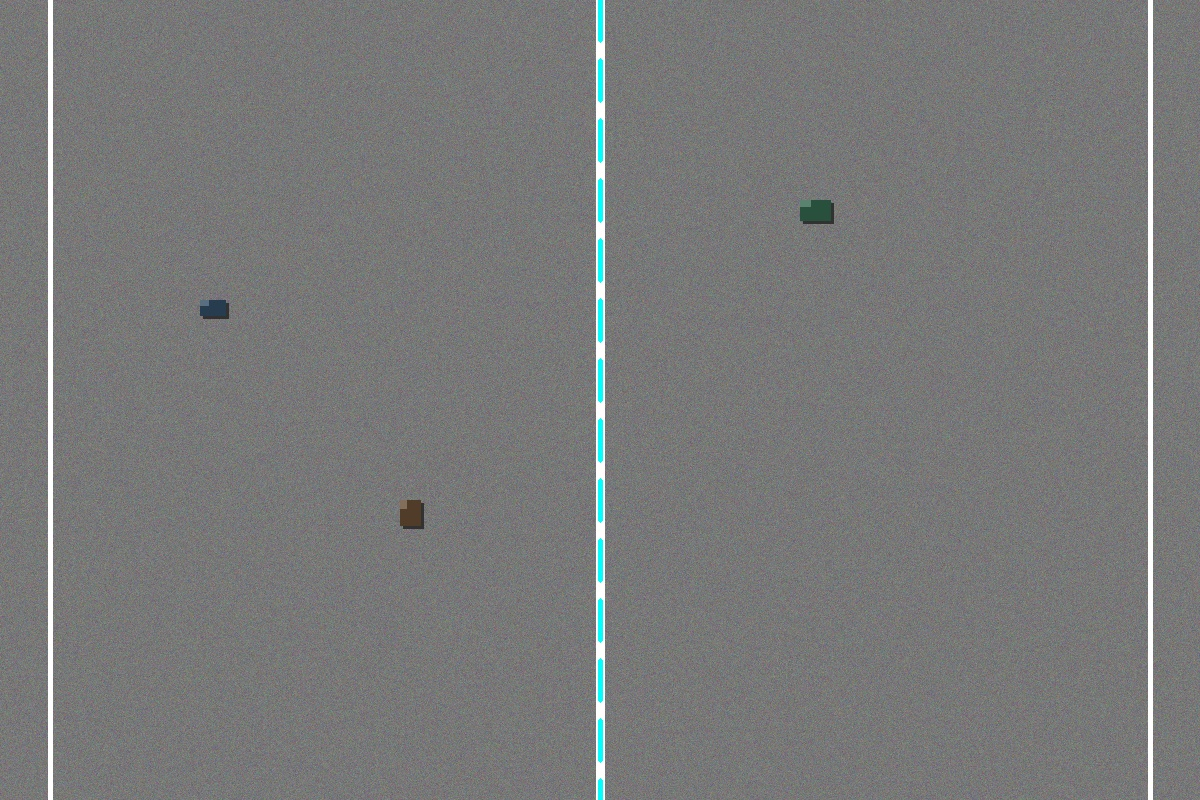
#> input picture images/runway1.jpg, 1200 x 800 px
$ python -i preprocessing.py   (imports and definitions only)
#> lines starting #> are read from the running program, lines starting #| are printed output that depends on the picture; after the words box and inside, x2 and y2 are one past the last pixel; in counts of white or black regions, pixels touching at a corner belong together
#> further down, picture is the input picture: shape (800, 1200, 3); mean B, G, R 121.5, 121.5, 120.7
"""
Image Preprocessing Module
Handles image preprocessing operations for runway obstacle detection
"""

import cv2
import numpy as np

def preprocess_image(image):
    """
    Preprocess the input image for obstacle detection

    Args:
        image: Input BGR image from OpenCV

    Returns:
        processed_image: Binary image ready for contour detection
    """

    # Step 1: Convert to grayscale
    # Reduces computational complexity and focuses on intensity variations
    gray = cv2.cvtColor(image, cv2.COLOR_BGR2GRAY)

    # Step 2: Apply Gaussian blur
    # Reduces noise and smooths the image for better edge detection
    blurred = cv2.GaussianBlur(gray, (5, 5), 0)

    # Step 3: Apply adaptive thresholding
    # Creates binary image that adapts to local lighting conditions
    # This is better than simple thresholding for varying lighting
    thresh = cv2.adaptiveThreshold(
        blurred,
        255,
        cv2.ADAPTIVE_THRESH_GAUSSIAN_C,
        cv2.THRESH_BINARY_INV,
        11,
        2
    )
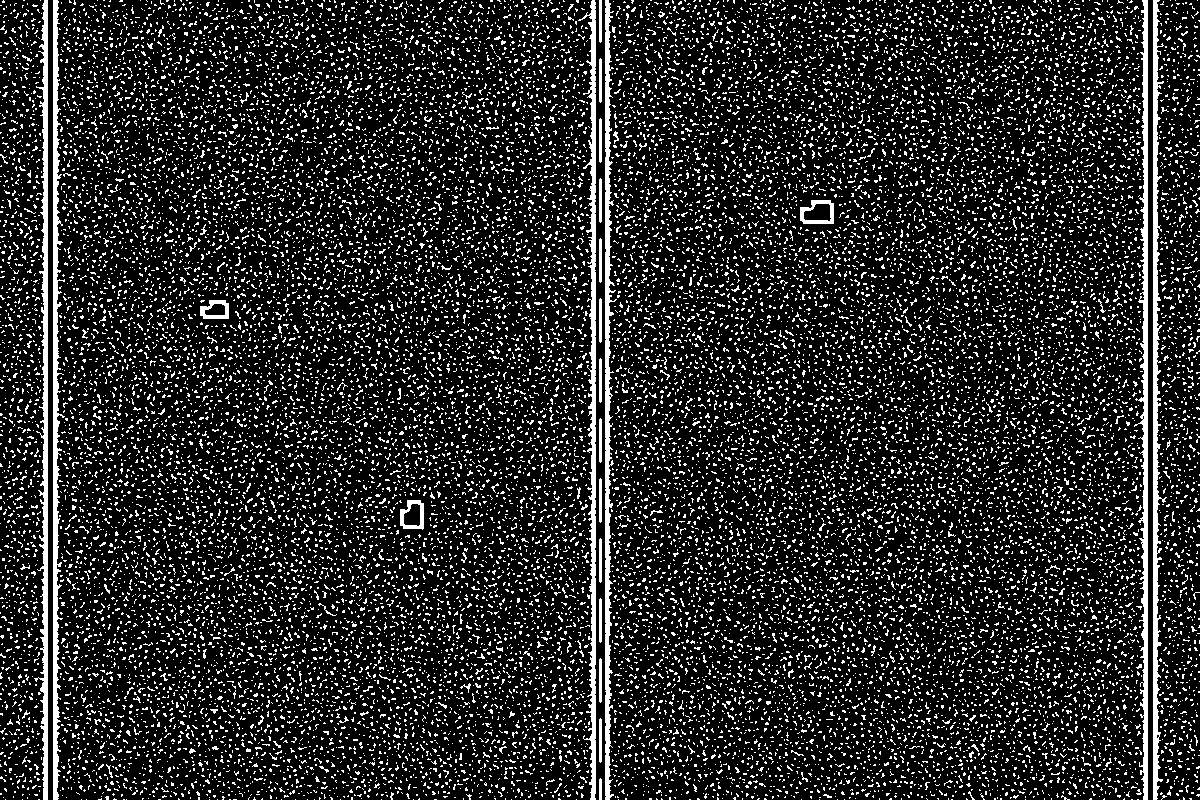
#> thresh: shape (800, 1200); 15.3% white in thin lines or dots

    # Step 4: Apply morphological operations
    # Remove small noise and fill gaps in detected objects
    kernel = np.ones((3, 3), np.uint8)

    # Opening: erosion followed by dilation (removes small noise)
    opened = cv2.morphologyEx(thresh, cv2.MORPH_OPEN, kernel)
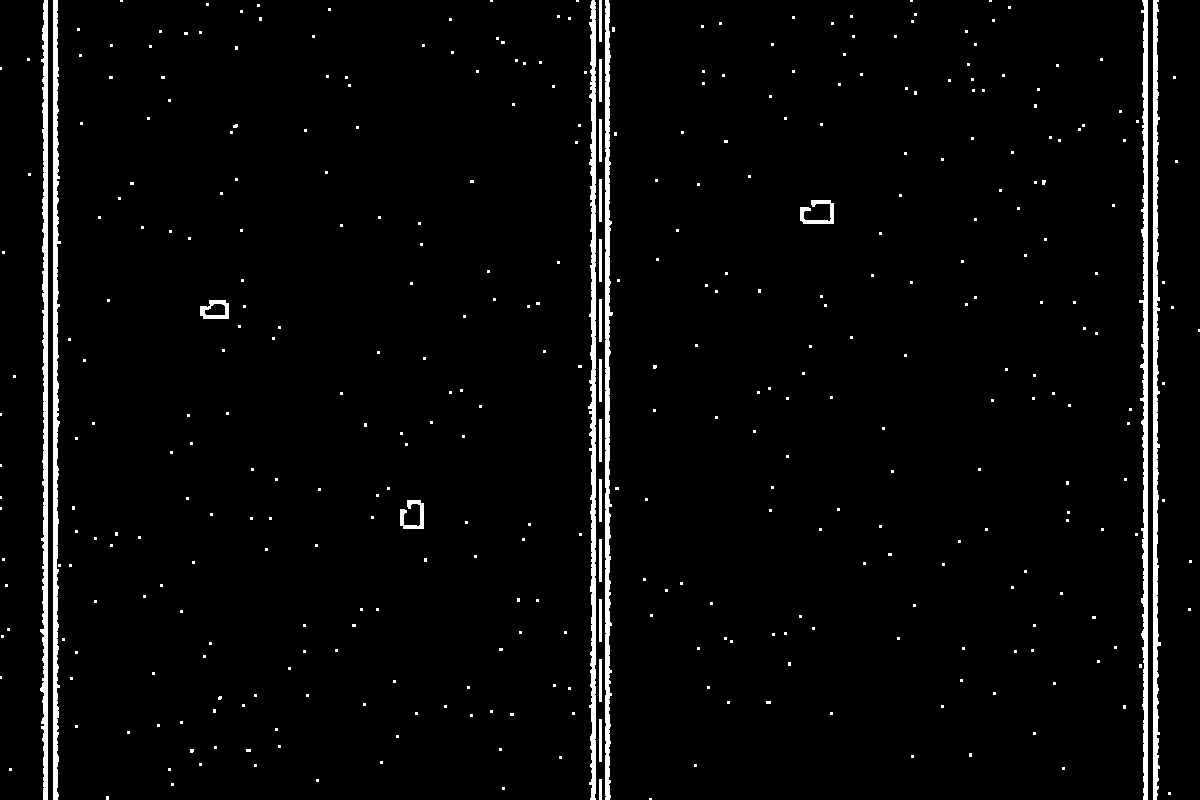
#> opened: shape (800, 1200); 3.1% white; 397 white regions (374 under 20 px), largest, box (x1, y1, x2, y2) and area: (40, 0, 48, 800) 3977, (53, 0, 61, 800) 3976, (1139, 0, 1148, 800) 3932

    # Closing: dilation followed by erosion (fills small gaps)
    processed = cv2.morphologyEx(opened, cv2.MORPH_CLOSE, kernel)
#> processed: shape (800, 1200); 3.1% white; 394 white regions (371 under 20 px), largest, box (x1, y1, x2, y2) and area: (53, 0, 61, 800) 4057, (40, 0, 48, 800) 4041, (1139, 0, 1148, 800) 4006

    return processed

# [21 lines left out: function apply_edge_detection, not called in this run]

>>> import cv2
>>> picture = cv2.imread('../images/runway1.jpg')
>>> result = preprocess_image(picture)

$ run again, on images/runway2.jpg
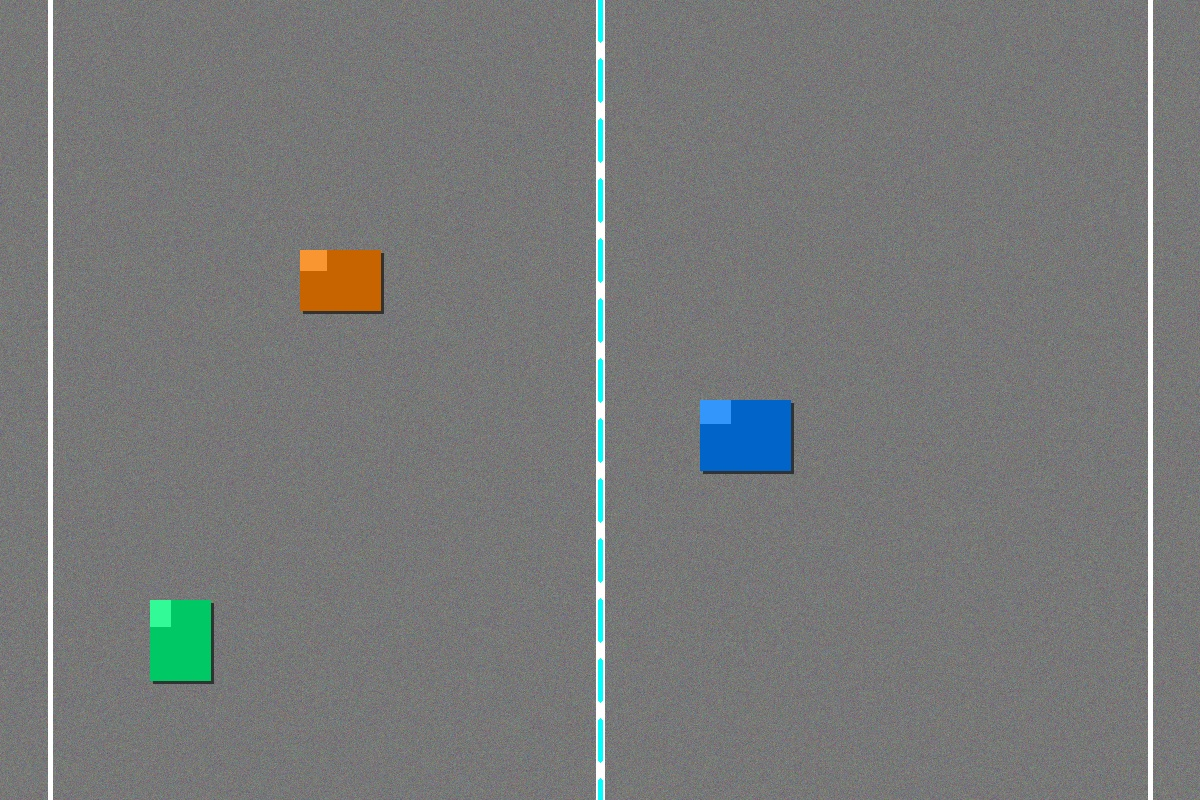
#> input picture images/runway2.jpg, 1200 x 800 px
#> picture is the input picture: shape (800, 1200, 3); mean B, G, R 121.4, 121.8, 119.9
#> in preprocess_image, `thresh = cv2.adaptiveThreshold( blurred, 255, cv2.ADAPTIVE_THRESH_GAUS..`:
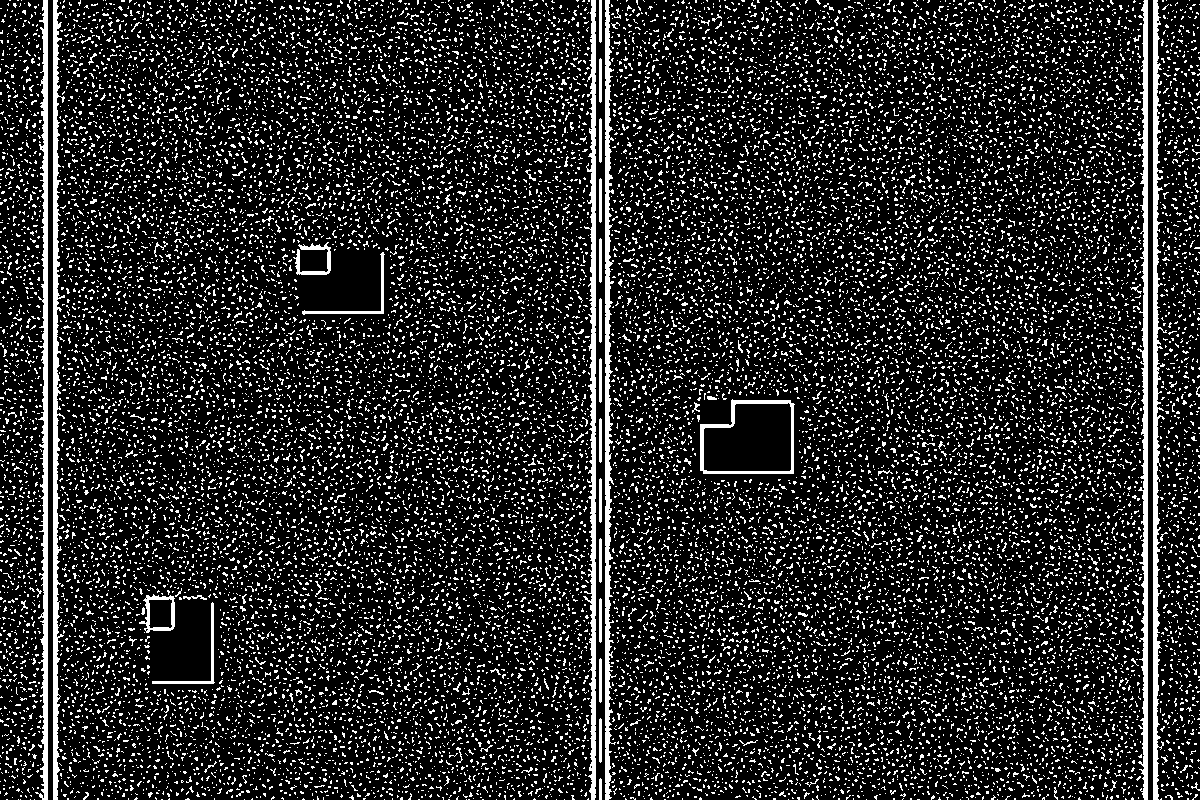
#> thresh: shape (800, 1200); 15.3% white in thin lines or dots
#> in preprocess_image, `opened = cv2.morphologyEx(thresh, cv2.MORPH_OPEN, kernel)`:
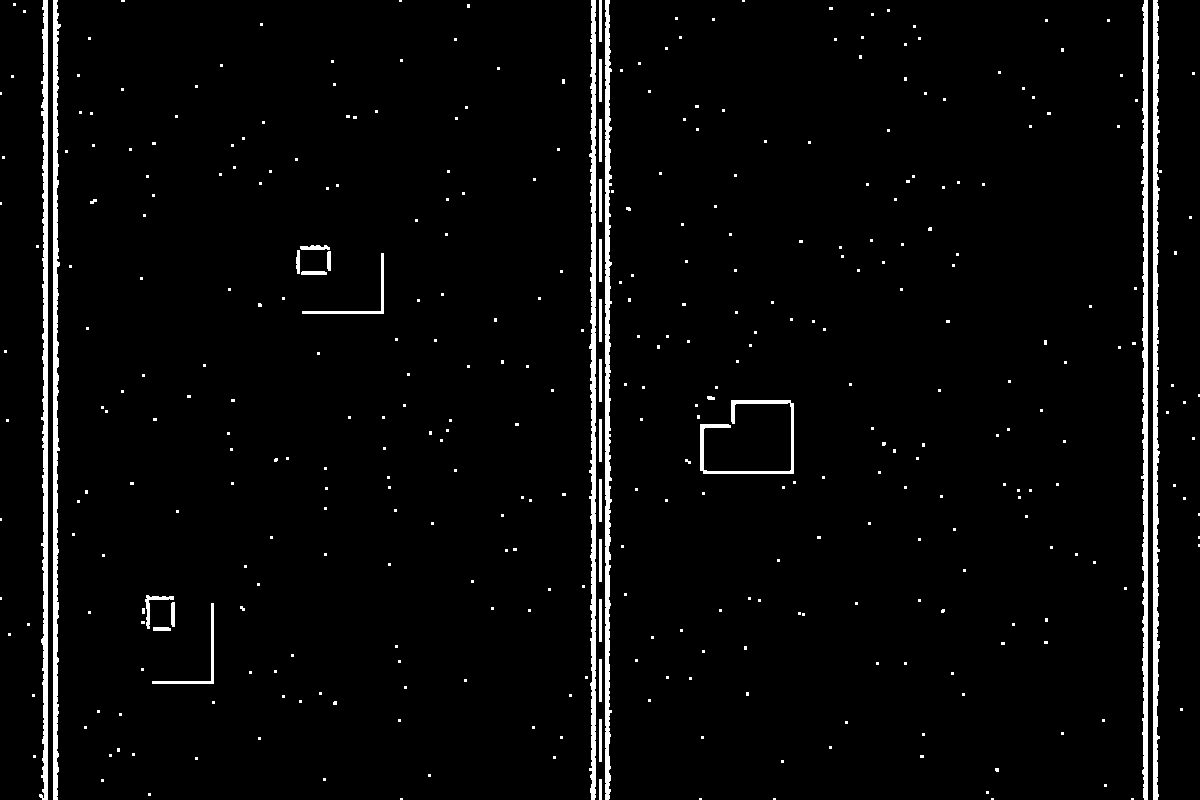
#> opened: shape (800, 1200); 3.3% white; 391 white regions (359 under 20 px), largest, box (x1, y1, x2, y2) and area: (39, 0, 48, 800) 4004, (1153, 0, 1160, 800) 3997, (1141, 0, 1148, 800) 3949
#> processed: shape (800, 1200); 3.3% white; 382 white regions (353 under 20 px), largest, box (x1, y1, x2, y2) and area: (39, 0, 48, 800) 4078, (1153, 0, 1162, 800) 4073, (1141, 0, 1148, 800) 4002

$ run again, on images/runway3.jpg
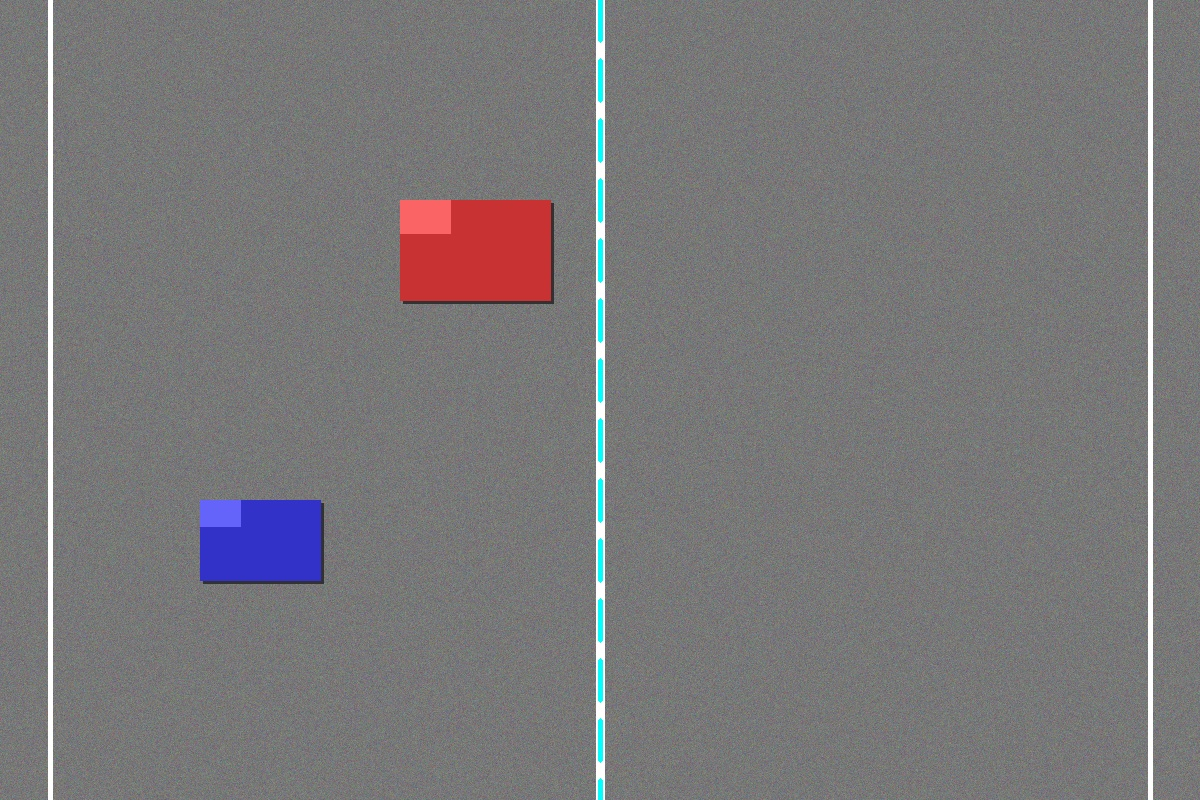
#> input picture images/runway3.jpg, 1200 x 800 px
#> picture is the input picture: shape (800, 1200, 3); mean B, G, R 121.4, 119.8, 121.5
#> in preprocess_image, `thresh = cv2.adaptiveThreshold( blurred, 255, cv2.ADAPTIVE_THRESH_GAUS..`:
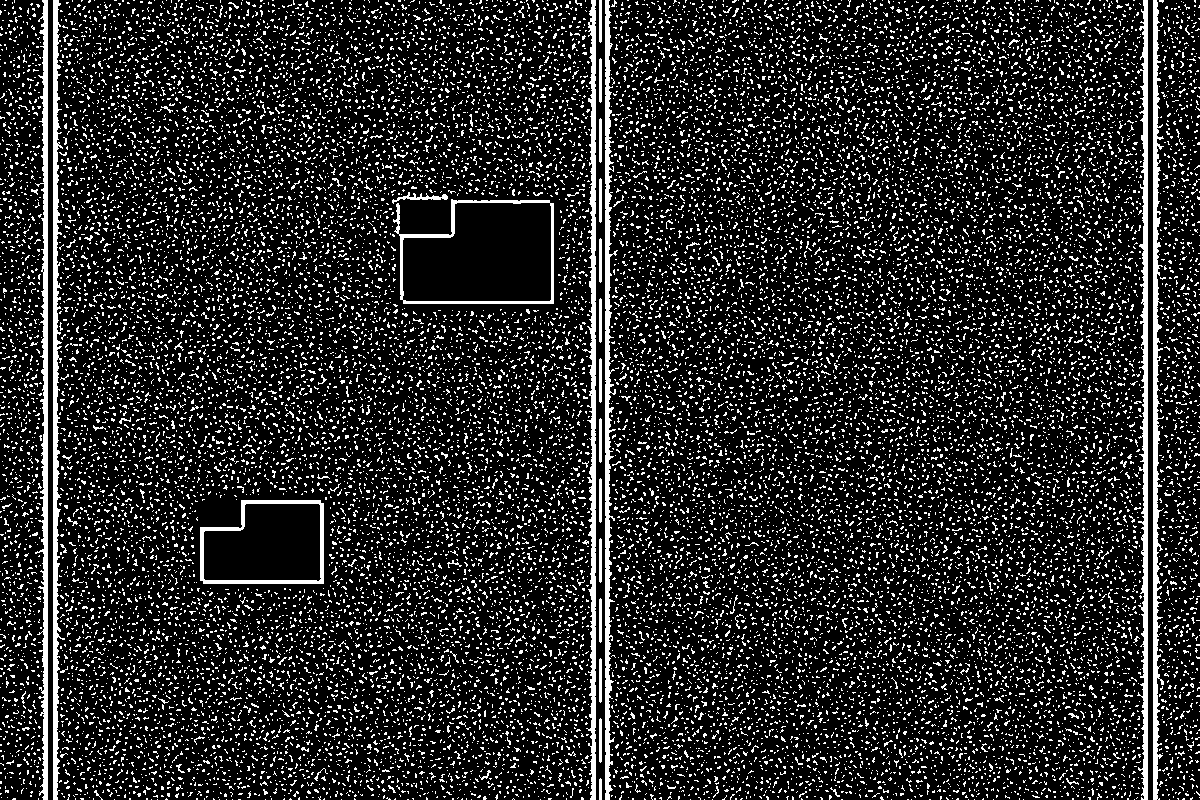
#> thresh: shape (800, 1200); 15.2% white in thin lines or dots
#> in preprocess_image, `opened = cv2.morphologyEx(thresh, cv2.MORPH_OPEN, kernel)`:
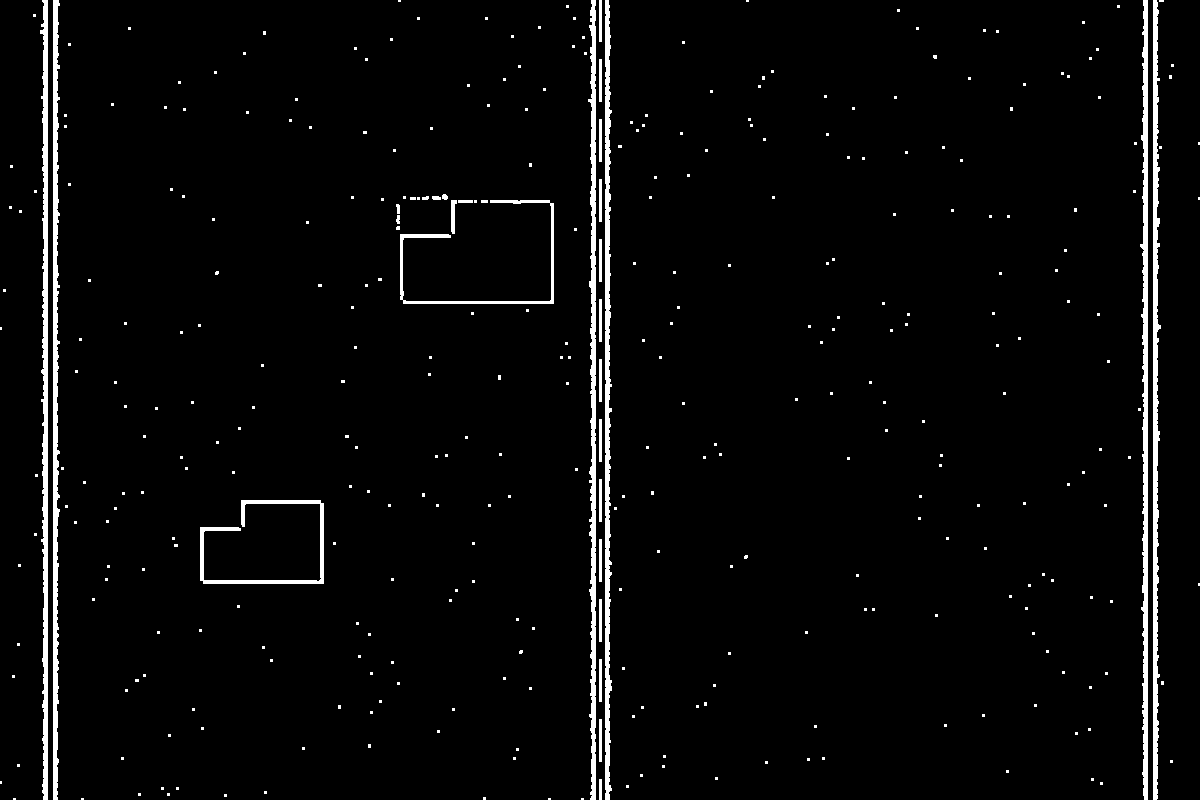
#> opened: shape (800, 1200); 3.3% white; 367 white regions (337 under 20 px), largest, box (x1, y1, x2, y2) and area: (40, 0, 48, 800) 3969, (1153, 0, 1161, 800) 3950, (53, 0, 60, 800) 3946
#> processed: shape (800, 1200); 3.3% white; 357 white regions (331 under 20 px), largest, box (x1, y1, x2, y2) and area: (1153, 0, 1164, 800) 4053, (40, 0, 48, 800) 4034, (53, 0, 60, 800) 4001
